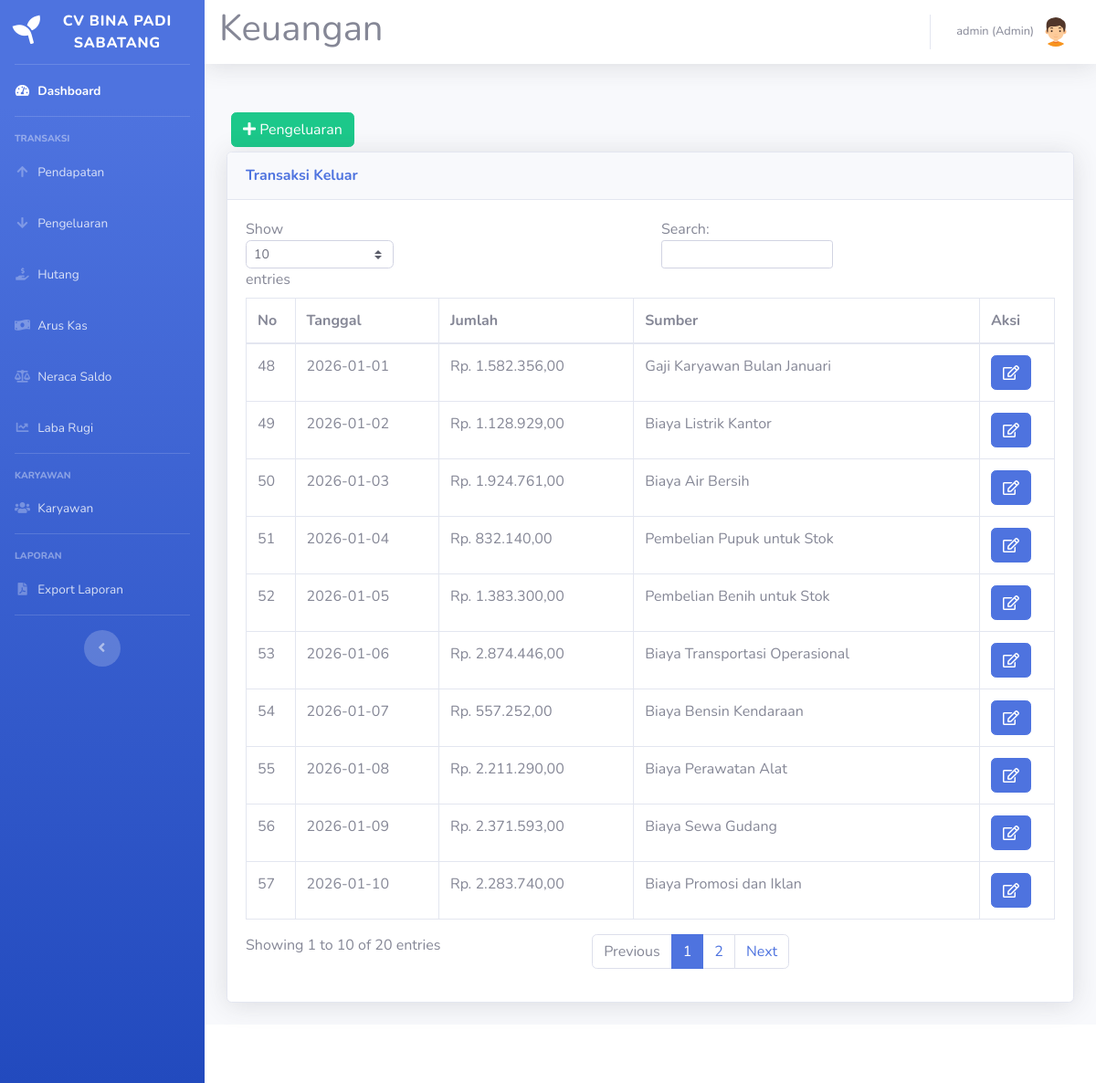
Page /pengeluaran.php (signed in) on the committed database.
### tables this page shows
CREATE TABLE `pengeluaran` (
  `id_pengeluaran` int(11) NOT NULL,
  `tgl_pengeluaran` date NOT NULL,
  `jumlah` int(11) NOT NULL,
  `sumber` text NOT NULL,
  `id_akun_beban` int(11) DEFAULT NULL COMMENT 'Akun Beban (Debit)',
  `id_akun_kas` int(11) DEFAULT NULL COMMENT 'Akun Kas/Bank (Kredit)',
  `status` int(11) NOT NULL
);

### pengeluaran.php (the view, shortened to what this page needs)
<?php
require_once 'includes/functions-jurnal.php';
?>
<!DOCTYPE html>
<html lang="en">
<head>
    <link href="vendor/fontawesome-free/css/all.min.css" rel="stylesheet" type="text/css">
    <link href="css/sb-admin-2.min.css" rel="stylesheet">
</head>
<body id="page-top">
    <?php require('sidebar.php'); ?>
    <div id="content">
        <?php require('navbar.php'); ?>
        <div class="container-fluid">
            <div class="row">
            </div>
            <button type="button" class="btn btn-success" style="margin:5px" data-toggle="modal" data-target="#myModalTambah">
                <i class="fa fa-plus"></i> Pengeluaran
            </button>
            <br>
            <div class="row">
                <div class="col-12">
                    <div class="card shadow mb-4">
                        <div class="card-header py-3">
                            <h6 class="m-0 font-weight-bold text-primary">Transaksi Keluar</h6>
                        </div>
                        <div class="card-body">
                            <div class="table-responsive">
                                <table class="table table-bordered" id="dataTable" width="100%" cellspacing="0">
                                    <thead>
                                        <tr>
                                            <th>No</th>
                                            <th>Tanggal</th>
                                            <th>Jumlah</th>
                                            <th>Sumber</th>
                                            <th>Aksi</th>
                                        </tr>
                                    </thead>
                                    <tbody>
                                        <?php
                                        $query = mysqli_query($koneksi, "SELECT * FROM pengeluaran");
                                        while ($data = mysqli_fetch_assoc($query)) {
                                        ?>
                                            <tr>
                                                <td><?= $data['id_pengeluaran'] ?></td>
                                                <td><?= $data['tgl_pengeluaran'] ?></td>
                                                <td>Rp. <?= number_format($data['jumlah'], 2, ',', '.'); ?></td>
                                                <td><?= $data['sumber'] ?></td>
                                                <td>
                                                    <a href="#" type="button" class="fa fa-edit btn btn-primary btn-md" data-toggle="modal" data-target="#myModal<?php echo $data['id_pengeluaran']; ?>"></a>
                                                </td>
                                            </tr>
                                        <?php } ?>
                                    </tbody>
                                </table>
                            </div>
                        </div>
                    </div>
                </div>
            </div>
        </div>
    </div>
    <?php require 'footer.php'; ?>
    </div>
    </div>
</body>
</html>

### rows in the picture
pengeluaran: id_pengeluaran "48", tgl_pengeluaran "2026-01-01", jumlah "1.582.356,00", sumber "Gaji Karyawan Bulan Januari"
pengeluaran: id_pengeluaran "49", tgl_pengeluaran "2026-01-02", jumlah "1.128.929,00", sumber "Biaya Listrik Kantor"
pengeluaran: id_pengeluaran "50", tgl_pengeluaran "2026-01-03", jumlah "1.924.761,00", sumber "Biaya Air Bersih"
pengeluaran: id_pengeluaran "51", tgl_pengeluaran "2026-01-04", jumlah "832.140,00", sumber "Pembelian Pupuk untuk Stok"
pengeluaran: id_pengeluaran "52", tgl_pengeluaran "2026-01-05", jumlah "1.383.300,00", sumber "Pembelian Benih untuk Stok"
pengeluaran: id_pengeluaran "53", tgl_pengeluaran "2026-01-06", jumlah "2.874.446,00", sumber "Biaya Transportasi Operasional"
pengeluaran: id_pengeluaran "54", tgl_pengeluaran "2026-01-07", jumlah "557.252,00", sumber "Biaya Bensin Kendaraan"
pengeluaran: id_pengeluaran "55", tgl_pengeluaran "2026-01-08", jumlah "2.211.290,00", sumber "Biaya Perawatan Alat"
pengeluaran: id_pengeluaran "56", tgl_pengeluaran "2026-01-09", jumlah "2.371.593,00", sumber "Biaya Sewa Gudang"
pengeluaran: id_pengeluaran "57", tgl_pengeluaran "2026-01-10", jumlah "2.283.740,00", sumber "Biaya Promosi dan Iklan"

### other values in the picture
$_SESSION['nama'] "admin"
$_SESSION['level'] "Admin"
